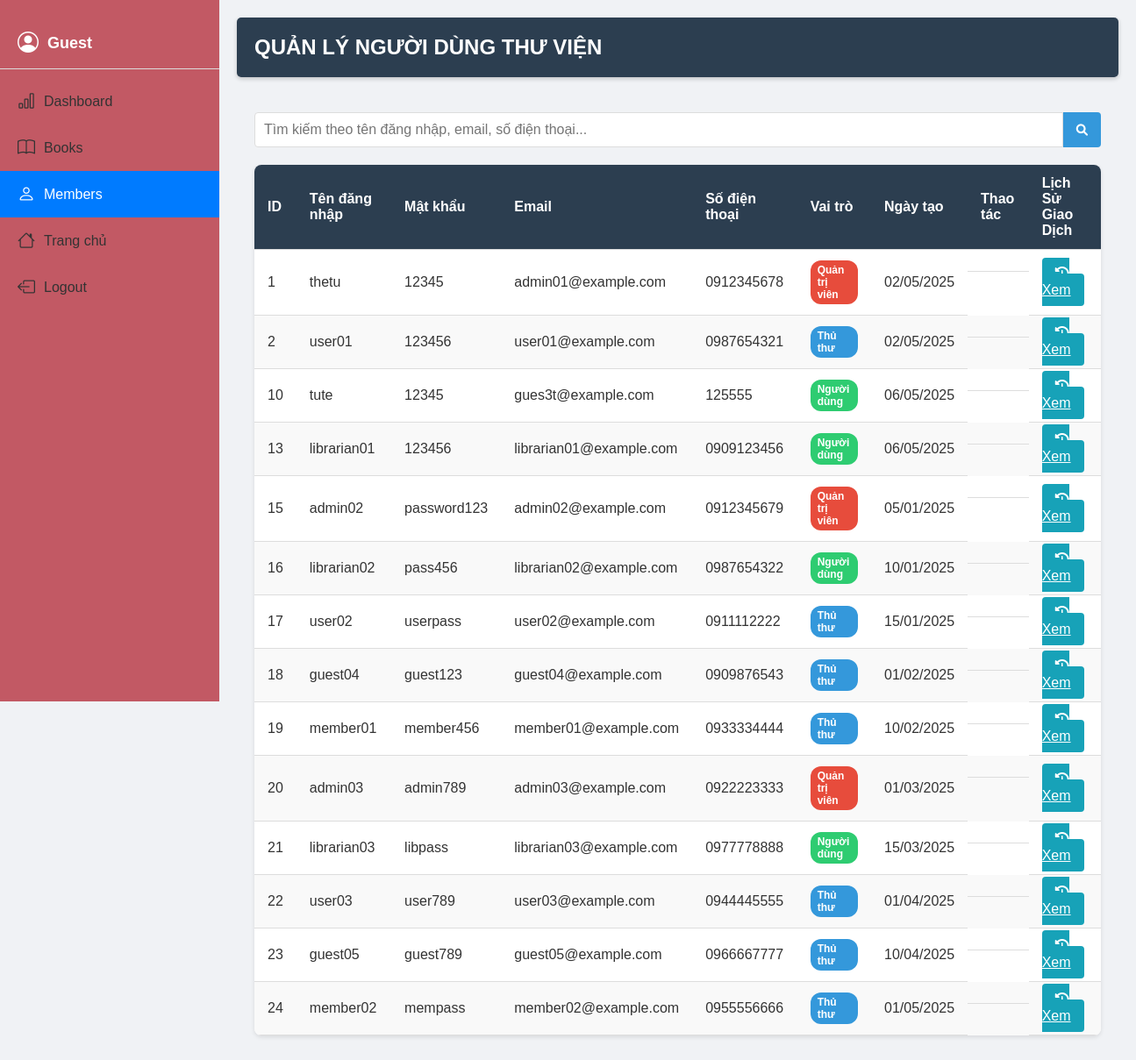
Screenshot of /thuthu_admin/qly_users.php with the database file from the repository.
### tables this page shows
CREATE TABLE `users` (
  `userID` int(11) NOT NULL,
  `username` varchar(50) NOT NULL,
  `password` varchar(255) NOT NULL,
  `email` varchar(100) NOT NULL,
  `phone` varchar(15) NOT NULL,
  `role` varchar(20) NOT NULL,
  `CreatedAt` date NOT NULL,
  `UpdatedAt` date DEFAULT NULL
);

### thuthu_admin/qly_users.php (the view, shortened to what this page needs)
<?php
$servername = "localhost";
$username = "root";
$password = "";
$dbname = "qly_thuvien";
$conn = new mysqli($servername, $username, $password, $dbname);
$conn->set_charset("utf8mb4");
$search_query = isset($_GET['search']) ? $_GET['search'] : '';
$users = [];
$sql = "SELECT * FROM users";
$result = $conn->query($sql);
if ($result->num_rows > 0) {
    while ($row = $result->fetch_assoc()) {
        $users[] = $row;
    }
}
?>
<!DOCTYPE html>
<html lang="vi">
<head>
    <link rel="stylesheet" href="https://cdnjs.cloudflare.com/ajax/libs/font-awesome/6.0.0/css/all.min.css">
</head>
<body>
    <div class="sidebar">
        <?php include 'menu_left_1.php'; ?>
    </div>
    <div class="main-content">
        <header>
            <div class="header-content">
                <div class="logo"><a href="" style="color:white; text-decoration:none;">QUẢN LÝ NGƯỜI DÙNG THƯ VIỆN</a></div>
            </div>
        </header>
        <div class="container">
            <div class="search-container">
                <form action="" method="GET" style="display: flex; width: 100%;">
                    <input type="text" id="search-input" name="search" class="search-input" placeholder="Tìm kiếm theo tên đăng nhập, email, số điện thoại..." value="<?php echo htmlspecialchars($search_query); ?>">
                    <button type="submit" class="search-btn" id="search-btn">
                        <i class="fas fa-search"></i>
                    </button>
                </form>
            </div>
            <div class="users-container">
                <table class="user-table">
                    <thead>
                        <tr>
                            <th>ID</th>
                            <th>Tên đăng nhập</th>
                            <th>Mật khẩu</th>
                            <th>Email</th>
                            <th>Số điện thoại</th>
                            <th>Vai trò</th>
                            <th>Ngày tạo</th>
                            <th>Thao tác</th>
                            <th>Lịch Sử Giao Dịch</th>
                        </tr>
                    </thead>
                    <tbody>
                        <?php foreach ($users as $user): ?>
                            <tr>
                                <td><?php echo htmlspecialchars($user['userID']); ?></td>
                                <td><?php echo htmlspecialchars($user['username']); ?></td>
                                <td><?php echo htmlspecialchars($user['password']); ?></td>
                                <td><?php echo htmlspecialchars($user['email']); ?></td>
                                <td><?php echo htmlspecialchars($user['phone']); ?></td>
                                <td>
                                    <?php
                                        $role_class = '';
                                        $role_name = '';
                                        switch($user['role']) {
                                            case '1':
                                                $role_class = 'role-admin';
                                                $role_name = 'Quản trị viên';
                                                break;
                                            case '2':
                                                $role_class = 'role-librarian';
                                                $role_name = 'Thủ thư';
                                                break;
                                            case '3':
                                                $role_class = 'role-user';
                                                $role_name = 'Người dùng';
                                                break;
                                        }
                                    ?>
                                    <span class="role-badge <?php echo $role_class; ?>"><?php echo $role_name; ?></span>
                                </td>
                                <td><?php echo $user['CreatedAt'] !== '0000-00-00' ? date('d/m/Y', strtotime($user['CreatedAt'])) : 'N/A'; ?></td>
                                <td class="user-actions">
                                </td>
                                <td>
                                    <a href="transaction_history.php?userID=<?php echo htmlspecialchars($user['userID']); ?>" class="btn btn-info">
                                        <i class="fas fa-history"></i> Xem
                                    </a>
                                </td>
                            </tr>
                        <?php endforeach; ?>
                    </tbody>
                </table>
            </div>
        </div>
    </div>
</body>
</html>

### thuthu_admin/qly_users.php (style rules this page uses)
:root { --primary: #3498db; --secondary: #2980b9; --success: #2ecc71; --danger: #e74c3c; --warning: #f39c12; --dark: #2c3e50; --light: #f5f5f5; }
* { margin: 0; padding: 0; box-sizing: border-box; font-family: 'Segoe UI', Tahoma, Geneva, Verdana, sans-serif; }
body { background-color: #f0f2f5; color: #333; display: flex; min-height: 100vh; }
.sidebar { width: 250px; background-color: #C25964; color: white; padding: 20px; position: fixed; height: 100%; overflow-y: auto; }
.main-content { margin-left: 250px; flex: 1; padding: 20px; }
.container { max-width: 1200px; margin: 0 auto; padding: 20px; }
header { background-color: var(--dark); color: white; padding: 20px 0; text-align: center; border-radius: 5px; margin-bottom: 20px; box-shadow: 0 2px 5px rgba(0,0,0,0.2); }
.header-content { display: flex; justify-content: space-between; align-items: center; max-width: 1200px; margin: 0 auto; padding: 0 20px; }
.logo { font-size: 24px; font-weight: bold; }
.btn { padding: 10px 15px; border: none; border-radius: 4px; cursor: pointer; font-weight: 500; transition: all 0.3s ease; }
.btn-info { background-color: #17a2b8; color: white; }
.search-container { display: flex; margin-bottom: 20px; }
.search-input { flex: 1; padding: 10px; border: 1px solid #ddd; border-radius: 4px 0 0 4px; font-size: 16px; }
.search-btn { background-color: var(--primary); color: white; border: none; padding: 10px 15px; border-radius: 0 4px 4px 0; cursor: pointer; }
.users-container { background-color: white; border-radius: 8px; box-shadow: 0 2px 5px rgba(0,0,0,0.1); overflow: hidden; }
.user-table { width: 100%; border-collapse: collapse; }
.user-table th, .user-table td { padding: 12px 15px; text-align: left; border-bottom: 1px solid #ddd; }
.user-table th { background-color: var(--dark); color: white; }
.user-table tr:nth-child(even) { background-color: #f9f9f9; }
.user-actions { display: flex; gap: 10px; }
.role-badge { display: inline-block; padding: 4px 8px; border-radius: 12px; font-size: 12px; font-weight: bold; color: white; }
.role-admin { background-color: var(--danger); }
.role-librarian { background-color: var(--primary); }
.role-user { background-color: var(--success); }

### thuthu_admin/menu_left_1.php (style rules this page uses)
* { margin: 0; padding: 0; box-sizing: border-box; font-family: Arial, sans-serif; }
.sidebar { width: 250px; height: 100vh; background-color: #C25964; position: fixed; left: 0; top: 0; display: flex; flex-direction: column; padding: 20px 0; }

### rows the page displays
users: userID "1", username "thetu", password "12345", email "admin01@example.com", phone "0912345678", role "Quản trị viên", CreatedAt "02/05/2025"
users: userID "2", username "user01", password "123456", email "user01@example.com", phone "0987654321", role "Thủ thư", CreatedAt "02/05/2025"
users: userID "10", username "tute", password "12345", email "gues3t@example.com", phone "125555", role "Người dùng", CreatedAt "06/05/2025"
users: userID "13", username "librarian01", password "123456", email "librarian01@example.com", phone "0909123456", role "Người dùng", CreatedAt "06/05/2025"
users: userID "15", username "admin02", password "password123", email "admin02@example.com", phone "0912345679", role "Quản trị viên", CreatedAt "05/01/2025"
users: userID "16", username "librarian02", password "pass456", email "librarian02@example.com", phone "0987654322", role "Người dùng", CreatedAt "10/01/2025"
users: userID "17", username "user02", password "userpass", email "user02@example.com", phone "0911112222", role "Thủ thư", CreatedAt "15/01/2025"
users: userID "18", username "guest04", password "guest123", email "guest04@example.com", phone "0909876543", role "Thủ thư", CreatedAt "01/02/2025"
users: userID "19", username "member01", password "member456", email "member01@example.com", phone "0933334444", role "Thủ thư", CreatedAt "10/02/2025"
users: userID "20", username "admin03", password "admin789", email "admin03@example.com", phone "0922223333", role "Quản trị viên", CreatedAt "01/03/2025"
users: userID "21", username "librarian03", password "libpass", email "librarian03@example.com", phone "0977778888", role "Người dùng", CreatedAt "15/03/2025"
users: userID "22", username "user03", password "user789", email "user03@example.com", phone "0944445555", role "Thủ thư", CreatedAt "01/04/2025"
users: userID "23", username "guest05", password "guest789", email "guest05@example.com", phone "0966667777", role "Thủ thư", CreatedAt "10/04/2025"
users: userID "24", username "member02", password "mempass", email "member02@example.com", phone "0955556666", role "Thủ thư", CreatedAt "01/05/2025"
